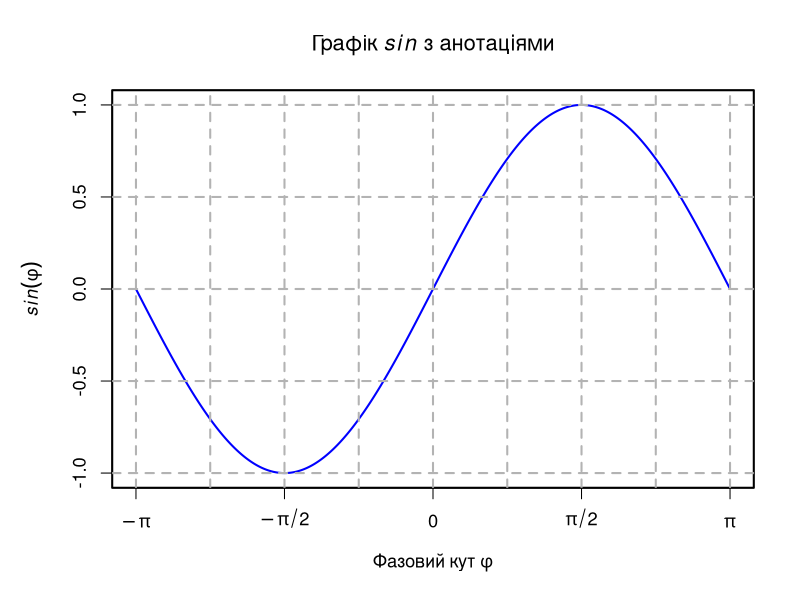
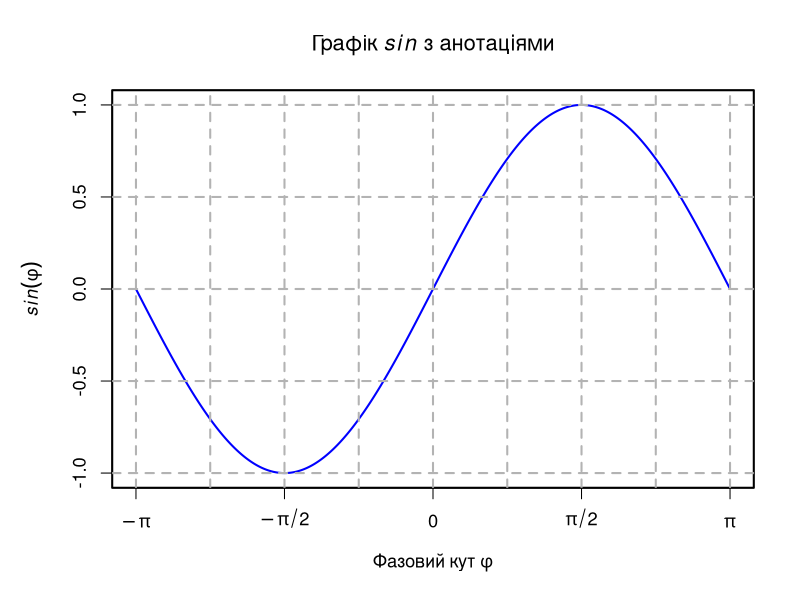
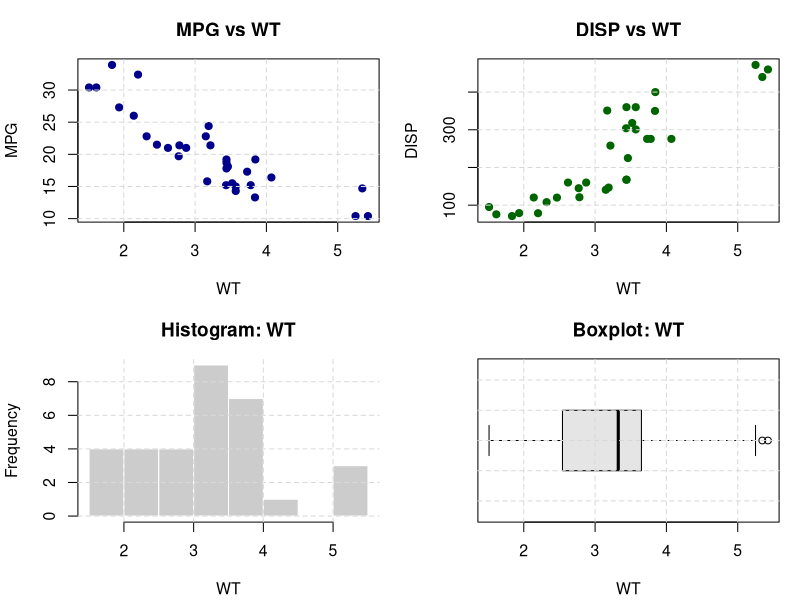
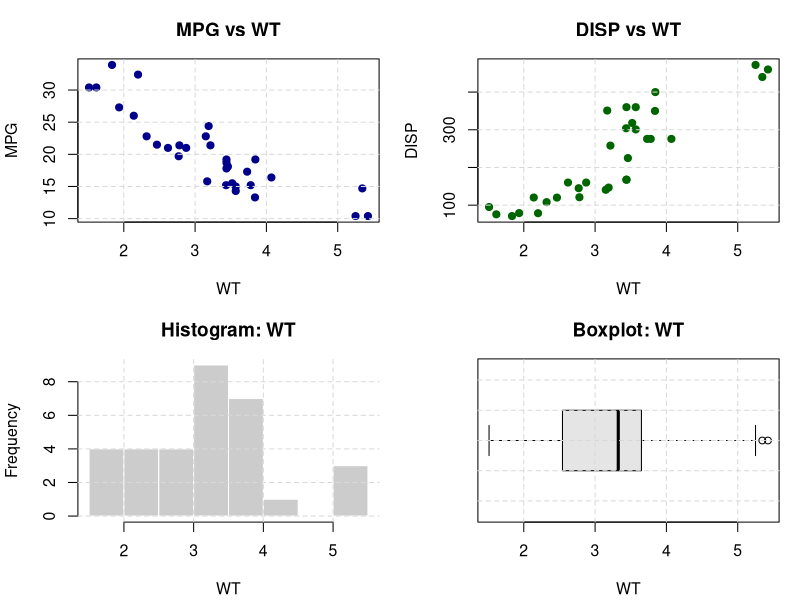
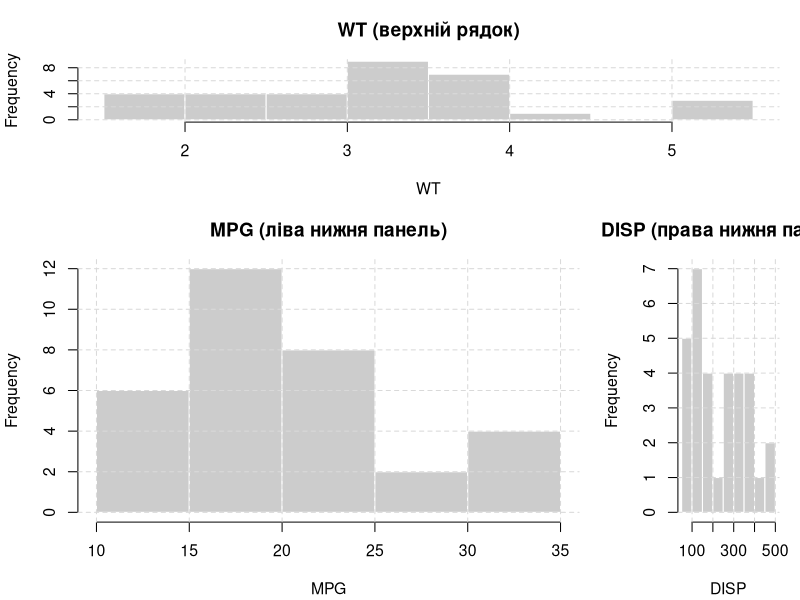
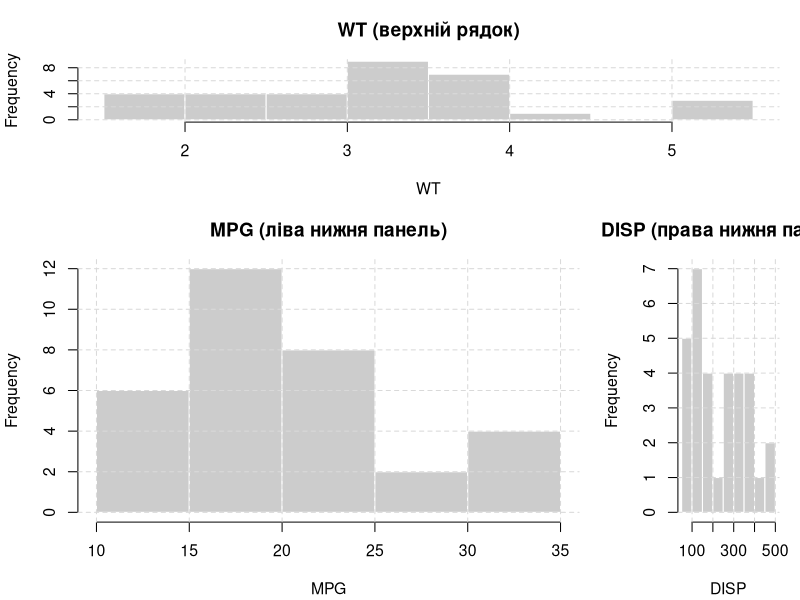
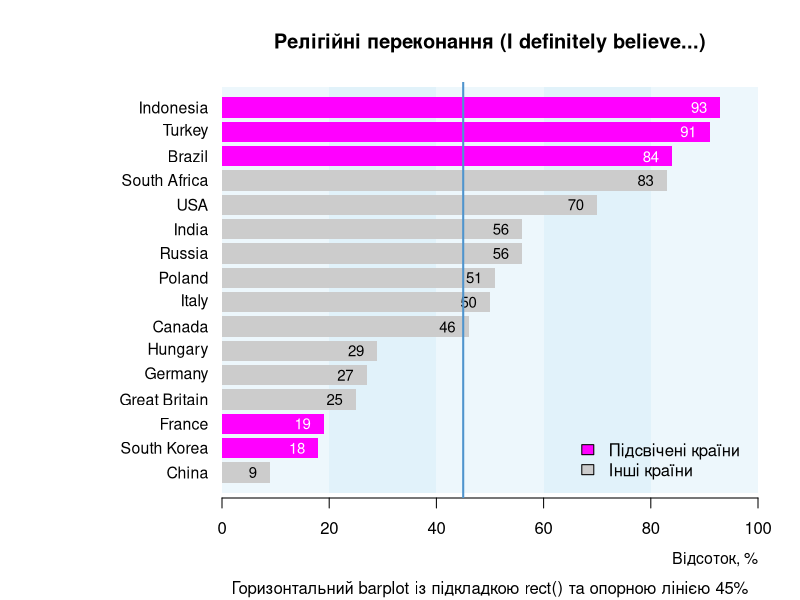

Here is the R script that generated these plots, in order:
# ==========================================================
# Лабораторна робота №3
# Тема: Анотації математичних символів, об’єднання діаграм та стовпчикові діаграми в R
# Вимоги:
#  1) plotmath: expression() у підписах/осях
#  2) Об’єднання діаграм: par(mfrow) та layout()
#  3) barplot(): сортування, підписи, виділення, лінії, rect()-підкладка
#  4) Збереження PNG/PDF (публікаційна якість)
#  5) Індивідуальне завдання №9: підкладка «смуг» rect()
# ==========================================================

# -------------------------------
# 0) Підготовка папки
# -------------------------------
out_dir <- "plots_lab3"
if (!dir.exists(out_dir)) dir.create(out_dir)

# Допоміжний “контекст” для пар(): після блоку автоматично повертає налаштування
with_par <- function(expr) {
  op <- par(no.readonly = TRUE)
  on.exit(par(op), add = TRUE)
  force(expr)
}

# ==========================================================
# 1) Завдання 4.1: Математичні анотації (plotmath) — синус
# ==========================================================
make_sine_plot <- function() {
  x <- seq(-pi, pi, length.out = 400)
  y <- sin(x)
  
  with_par({
    par(lwd = 2, cex = 1.1, font.lab = 2, mar = c(5, 5, 4, 2) + 0.1)
    plot(x, y, type = "l", col = "blue", ann = FALSE, xaxt = "n")
    title(
      main = expression("Графік "*italic(sin)*" з анотаціями"),
      xlab = expression("Фазовий кут "*phi),
      ylab = expression(italic(sin)(phi))
    )
    axis(1, at = c(-pi, -pi/2, 0, pi/2, pi),
         labels = expression(-pi, -pi/2, 0, pi/2, pi))
    abline(h = seq(-1, 1, 0.5), v = seq(-pi, pi, by = pi/4),
           lty = 2, col = "gray70")
  })
}

# Експорт (PNG/PDF)
png(file.path(out_dir, "fig_lab3_task01_plotmath_sine.png"),
    width = 1400, height = 900, res = 170, bg = "white")
make_sine_plot()
dev.off()

pdf(file.path(out_dir, "fig_lab3_task01_plotmath_sine.pdf"),
    width = 9, height = 6, bg = "white")
make_sine_plot()
dev.off()

# ==========================================================
# 2) Завдання 4.2: Комбінування через par(mfrow)
# ==========================================================
make_mfrow_panel <- function() {
  with_par({
    par(mfrow = c(2, 2), mar = c(4, 4, 3, 1) + 0.1, cex = 0.95)
    
    plot(mtcars$wt, mtcars$mpg,
         main = "MPG vs WT",
         xlab = "WT", ylab = "MPG", pch = 19, col = "darkblue")
    grid(col = "gray85", lty = 2)
    
    plot(mtcars$wt, mtcars$disp,
         main = "DISP vs WT",
         xlab = "WT", ylab = "DISP", pch = 19, col = "darkgreen")
    grid(col = "gray85", lty = 2)
    
    hist(mtcars$wt, main = "Histogram: WT", xlab = "WT", col = "gray80", border = "white")
    grid(col = "gray85", lty = 2)
    
    boxplot(mtcars$wt, horizontal = TRUE, main = "Boxplot: WT", xlab = "WT", col = "gray90")
    grid(col = "gray85", lty = 2)
  })
}

png(file.path(out_dir, "fig_lab3_task02_mfrow_2x2.png"),
    width = 1600, height = 1100, res = 170, bg = "white")
make_mfrow_panel()
dev.off()

pdf(file.path(out_dir, "fig_lab3_task02_mfrow_2x2.pdf"),
    width = 10, height = 7, bg = "white")
make_mfrow_panel()
dev.off()

# ==========================================================
# 3) Завдання 4.3: Гнучка композиція через layout()
# ==========================================================
make_layout_panel <- function() {
  with_par({
    layout(matrix(c(1, 1, 2, 3), nrow = 2, byrow = TRUE),
           widths = c(3, 1), heights = c(1, 2))
    
    par(mar = c(4, 4, 3, 1) + 0.1, cex = 0.95)
    
    hist(mtcars$wt, main = "WT (верхній рядок)", xlab = "WT",
         col = "gray80", border = "white")
    grid(col = "gray85", lty = 2)
    
    hist(mtcars$mpg, main = "MPG (ліва нижня панель)", xlab = "MPG",
         col = "gray80", border = "white")
    grid(col = "gray85", lty = 2)
    
    hist(mtcars$disp, main = "DISP (права нижня панель)", xlab = "DISP",
         col = "gray80", border = "white")
    grid(col = "gray85", lty = 2)
  })
}

png(file.path(out_dir, "fig_lab3_task03_layout.png"),
    width = 1600, height = 1100, res = 170, bg = "white")
make_layout_panel()
dev.off()

pdf(file.path(out_dir, "fig_lab3_task03_layout.pdf"),
    width = 10, height = 7, bg = "white")
make_layout_panel()
dev.off()

# ==========================================================
# 4) Завдання 4.4 + Індивідуальне №9:
#    Горизонтальний barplot() + підкладка «смуг» через rect()
# ==========================================================

# Дані
ipsos <- data.frame(
  Country = c("Brazil","Germany","Poland","South Africa","Canada","Great Britain",
              "Italy","South Korea","China","Indonesia","Russia","Turkey",
              "France","Hungary","India","USA"),
  Percent = c(84,27,51,83,46,25,50,18,9,93,56,91,19,29,56,70)
)

# Сортування за зростанням
ipsos <- ipsos[order(ipsos$Percent), ]

# Підсвітка окремих країн
highlight <- ipsos$Country %in% c("France", "South Korea", "Brazil", "Indonesia", "Turkey")
cols <- ifelse(highlight, "magenta", "grey80")

make_ipsos_barplot <- function() {
  with_par({
    par(mar = c(5, 11, 4, 2) + 0.1, las = 1)
    
    # Позиції барів (y-координати центрів)
    bp <- barplot(ipsos$Percent, horiz = TRUE, border = NA,
                  col = cols, xlim = c(0, 100), axes = FALSE,
                  names.arg = rep("", nrow(ipsos)))
    
    # --- ІНДИВІДУАЛЬНЕ №9: rect()-підкладка «смуг» ---
    # Малюємо напівпрозорі прямокутники 0–20–...–100 ПІД графіком
    # Для цього перший barplot вже “відкрив” координатну систему.
    y_min <- min(bp) - 1
    y_max <- max(bp) + 1
    
    rect(0,  y_min, 20, y_max, col = adjustcolor("skyblue", 0.15), border = NA)
    rect(20, y_min, 40, y_max, col = adjustcolor("skyblue", 0.25), border = NA)
    rect(40, y_min, 60, y_max, col = adjustcolor("skyblue", 0.15), border = NA)
    rect(60, y_min, 80, y_max, col = adjustcolor("skyblue", 0.25), border = NA)
    rect(80, y_min, 100, y_max, col = adjustcolor("skyblue", 0.15), border = NA)
    
    # Перемальовуємо барплот поверх підкладки (add=TRUE)
    barplot(ipsos$Percent, horiz = TRUE, border = NA,
            col = cols, xlim = c(0, 100), axes = FALSE, add = TRUE)
    
    # Осі та підписи шкали
    axis(1, at = seq(0, 100, 20), labels = seq(0, 100, 20))
    mtext("Відсоток, %", side = 1, line = 2.5, adj = 1, cex = 0.95)
    
    # Підписи країн (ліворуч) і значень (всередині/поряд зі стовпчиком)
    text(x = -2.5, y = bp, labels = ipsos$Country, xpd = NA, adj = 1, cex = 0.95)
    
    # Значення: для підсвічених робимо білим, для звичайних — чорним
    text(x = pmax(2, ipsos$Percent - 2.5), y = bp,
         labels = ipsos$Percent, adj = 1, cex = 0.9,
         col = ifelse(cols == "magenta", "white", "black"))
    
    # Опорна лінія (умовна “середня”)
    abline(v = 45, lwd = 2, col = "steelblue3", lty = 1)
    
    # Заголовок + пояснення
    title(main = "Релігійні переконання (I definitely believe...)",
          sub  = "Горизонтальний barplot із підкладкою rect() та опорною лінією 45%")
    
    # Легенда для підсвічених
    legend("bottomright", inset = 0.02, bty = "n",
           legend = c("Підсвічені країни", "Інші країни"),
           fill = c("magenta", "grey80"))
  })
}

# Експорт PNG (висока якість)
png(file.path(out_dir, "fig_lab3_task04_barplot_rect.png"),
    width = 1800, height = 1100, res = 180, bg = "white")
make_ipsos_barplot()
dev.off()

# Експорт PDF
grDevices::cairo_pdf(filename = file.path(out_dir, "fig_lab3_task04_barplot_rect.pdf"),
                     width = 10, height = 7, bg = "gray98")
make_ipsos_barplot()
dev.off()

# -------------------------------
# 5) Інформативний список результатів
# -------------------------------
cat("\nГотово! Файли збережено у папці:", out_dir, "\n")
print(list.files(out_dir))
